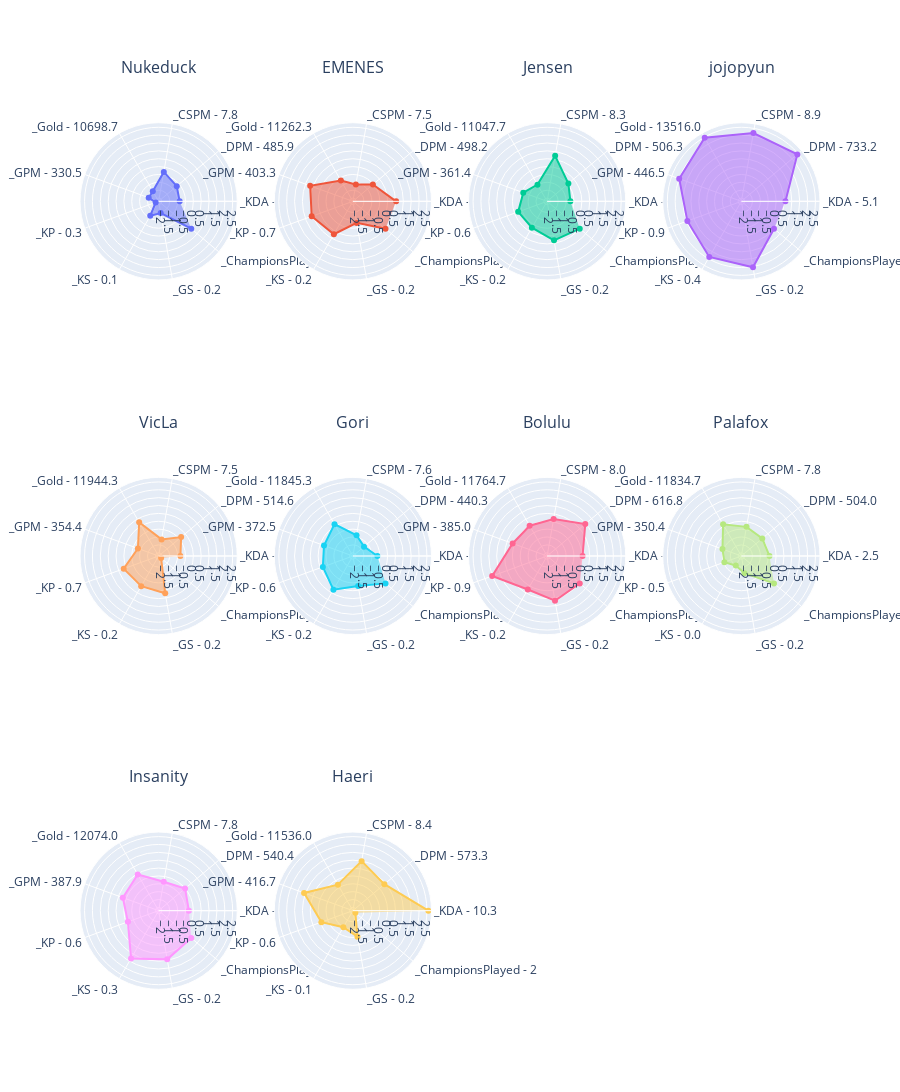

Notebook code cell kept with this figure:
### Code cell
df = players_stats.loc[players_stats["Position"] == positions[2]]
min_value, max_value = get_min_max_value(df, columns)

ROW, COLUMNS = get_rows_columns(df, 4)

fig = get_fig_subplots(df, ROWS, COLUMNS)
for i, player_name in enumerate(df.index):
    _df = df.loc[player_name, columns]
    theta_list = get_theta_list(df, player_name, origin_columns, columns)

    r, c = get_rc(i, COLUMNS)
    fig.add_trace(
        go.Scatterpolar(r=_df, theta=theta_list, fill="toself", name=player_name),
        row=r,
        col=c,
    )

fig.update_layout(
    height=400 * ROWS,
    showlegend=False,
    polar=dict(
        radialaxis=dict(visible=True),
    ),
    title=dict(y=1),
)
fig.update_annotations(yshift=20)
fig.update_polars(radialaxis=dict(range=[min_value - 0.2, max_value + 0.2]))
fig.show()

### Figure 1 — Plotly figure (JSON) as saved in the notebook; plotly's stock layout.template omitted (floating-point values rounded to 4 significant figures)
{"data": [{"fill": "toself", "name": "Nukeduck", "r": [-0.8693, -0.7032, -0.3093, -1.467, -1.535, -2.007, -1.14, -1.45, 0.5], "subplot": "polar", "theta": ["_KDA - 1.3", "_DPM - 485.9", "_CSPM - 7.8", "_Gold - 10698.7", "_GPM - 330.5", "_KP - 0.3", "_KS - 0.1", "_GS - 0.2", "_ChampionsPlayed - 3"], "type": "scatterpolar"}, {"fill": "toself", "name": "EMENES", "r": [0.5403, -0.5475, -1.119, -0.6822, 0.6833, 0.5791, 0.2094, -0.8163, 0.5], "subplot": "polar2", "theta": ["_KDA - 5.0", "_DPM - 498.2", "_CSPM - 7.5", "_Gold - 11262.3", "_GPM - 403.3", "_KP - 0.7", "_KS - 0.2", "_GS - 0.2", "_ChampionsPlayed - 3"], "type": "scatterpolar"}, {"fill": "toself", "name": "Jensen", "r": [-0.7283, -0.4443, 0.729, -0.981, -0.5937, -0.2484, -0.2707, 0.3107, 0.5], "subplot": "polar3", "theta": ["_KDA - 1.7", "_DPM - 506.3", "_CSPM - 8.3", "_Gold - 11047.7", "_GPM - 361.4", "_KP - 0.6", "_KS - 0.2", "_GS - 0.2", "_ChampionsPlayed - 3"], "type": "scatterpolar"}, {"fill": "toself", "name": "jojopyun", "r": [0.5953, 2.437, 2.201, 2.455, 1.999, 1.447, 1.876, 2.047, 0.5], "subplot": "polar4", "theta": ["_KDA - 5.1", "_DPM - 733.2", "_CSPM - 8.9", "_Gold - 13516.0", "_GPM - 446.5", "_KP - 0.9", "_KS - 0.4", "_GS - 0.2", "_ChampionsPlayed - 3"], "type": "scatterpolar"}, {"fill": "toself", "name": "VicLa", "r": [-0.8227, -0.3391, -1.136, 0.2672, -0.8058, 0.1553, 0.01171, 0.2004, -2.0], "subplot": "polar5", "theta": ["_KDA - 1.5", "_DPM - 514.6", "_CSPM - 7.5", "_Gold - 11944.3", "_GPM - 354.4", "_KP - 0.7", "_KS - 0.2", "_GS - 0.2", "_ChampionsPlayed - 2"], "type": "scatterpolar"}, {"fill": "toself", "name": "Gori", "r": [-0.6479, -1.283, -0.8699, 0.1294, -0.2531, -0.1772, 0.2675, -0.2758, 0.5], "subplot": "polar6", "theta": ["_KDA - 1.9", "_DPM - 440.3", "_CSPM - 7.6", "_Gold - 11845.3", "_GPM - 372.5", "_KP - 0.6", "_KS - 0.2", "_GS - 0.2", "_ChampionsPlayed - 3"], "type": "scatterpolar"}, {"fill": "toself", "name": "Bolulu", "r": [0.04607, 0.9591, 0.1805, 0.01712, 0.1266, 1.512, 0.2489, 0.6788, 0.5], "subplot": "polar7", "theta": ["_KDA - 3.7", "_DPM - 616.8", "_CSPM - 8.0", "_Gold - 11764.7", "_GPM - 385.0", "_KP - 0.9", "_KS - 0.2", "_GS - 0.2", "_ChampionsPlayed - 3"], "type": "scatterpolar"}, {"fill": "toself", "name": "Palafox", "r": [-0.4208, -0.4739, -0.3253, 0.1146, -0.9278, -1.058, -1.502, -1.101, 0.5], "subplot": "polar8", "theta": ["_KDA - 2.5", "_DPM - 504.0", "_CSPM - 7.8", "_Gold - 11834.7", "_GPM - 350.4", "_KP - 0.5", "_KS - 0.0", "_GS - 0.2", "_ChampionsPlayed - 3"], "type": "scatterpolar"}, {"fill": "toself", "name": "Insanity", "r": [-0.2835, -0.01159, -0.3396, 0.4477, 0.2135, -0.1273, 1.297, 0.9366, 0.5], "subplot": "polar9", "theta": ["_KDA - 2.9", "_DPM - 540.4", "_CSPM - 7.8", "_Gold - 12074.0", "_GPM - 387.9", "_KP - 0.6", "_KS - 0.3", "_GS - 0.2", "_ChampionsPlayed - 3"], "type": "scatterpolar"}, {"fill": "toself", "name": "Haeri", "r": [2.591, 0.4066, 0.988, -0.3012, 1.093, -0.0754, -0.9969, -0.5307, -2.0], "subplot": "polar10", "theta": ["_KDA - 10.3", "_DPM - 573.3", "_CSPM - 8.4", "_Gold - 11536.0", "_GPM - 416.7", "_KP - 0.6", "_KS - 0.1", "_GS - 0.2", "_ChampionsPlayed - 2"], "type": "scatterpolar"}], "layout": {"annotations": [{"font": {"size": 16}, "showarrow": false, "text": "Nukeduck", "x": 0.1062, "xanchor": "center", "xref": "paper", "y": 1, "yanchor": "bottom", "yref": "paper", "yshift": 20}, {"font": {"size": 16}, "showarrow": false, "text": "EMENES", "x": 0.3688, "xanchor": "center", "xref": "paper", "y": 1, "yanchor": "bottom", "yref": "paper", "yshift": 20}, {"font": {"size": 16}, "showarrow": false, "text": "Jensen", "x": 0.6313, "xanchor": "center", "xref": "paper", "y": 1, "yanchor": "bottom", "yref": "paper", "yshift": 20}, {"font": {"size": 16}, "showarrow": false, "text": "jojopyun", "x": 0.8938, "xanchor": "center", "xref": "paper", "y": 1, "yanchor": "bottom", "yref": "paper", "yshift": 20}, {"font": {"size": 16}, "showarrow": false, "text": "VicLa", "x": 0.1062, "xanchor": "center", "xref": "paper", "y": 0.6111, "yanchor": "bottom", "yref": "paper", "yshift": 20}, {"font": {"size": 16}, "showarrow": false, "text": "Gori", "x": 0.3688, "xanchor": "center", "xref": "paper", "y": 0.6111, "yanchor": "bottom", "yref": "paper", "yshift": 20}, {"font": {"size": 16}, "showarrow": false, "text": "Bolulu", "x": 0.6313, "xanchor": "center", "xref": "paper", "y": 0.6111, "yanchor": "bottom", "yref": "paper", "yshift": 20}, {"font": {"size": 16}, "showarrow": false, "text": "Palafox", "x": 0.8938, "xanchor": "center", "xref": "paper", "y": 0.6111, "yanchor": "bottom", "yref": "paper", "yshift": 20}, {"font": {"size": 16}, "showarrow": false, "text": "Insanity", "x": 0.1062, "xanchor": "center", "xref": "paper", "y": 0.2222, "yanchor": "bottom", "yref": "paper", "yshift": 20}, {"font": {"size": 16}, "showarrow": false, "text": "Haeri", "x": 0.3688, "xanchor": "center", "xref": "paper", "y": 0.2222, "yanchor": "bottom", "yref": "paper", "yshift": 20}], "height": 1200, "polar": {"domain": {"x": [0, 0.2125], "y": [0.7778, 1]}, "radialaxis": {"range": [-2.207, 2.791], "visible": true}}, "polar10": {"domain": {"x": [0.2625, 0.475], "y": [0, 0.2222]}, "radialaxis": {"range": [-2.207, 2.791]}}, "polar11": {"domain": {"x": [0.525, 0.7375], "y": [0, 0.2222]}, "radialaxis": {"range": [-2.207, 2.791]}}, "polar12": {"domain": {"x": [0.7875, 1], "y": [0, 0.2222]}, "radialaxis": {"range": [-2.207, 2.791]}}, "polar2": {"domain": {"x": [0.2625, 0.475], "y": [0.7778, 1]}, "radialaxis": {"range": [-2.207, 2.791]}}, "polar3": {"domain": {"x": [0.525, 0.7375], "y": [0.7778, 1]}, "radialaxis": {"range": [-2.207, 2.791]}}, "polar4": {"domain": {"x": [0.7875, 1], "y": [0.7778, 1]}, "radialaxis": {"range": [-2.207, 2.791]}}, "polar5": {"domain": {"x": [0, 0.2125], "y": [0.3889, 0.6111]}, "radialaxis": {"range": [-2.207, 2.791]}}, "polar6": {"domain": {"x": [0.2625, 0.475], "y": [0.3889, 0.6111]}, "radialaxis": {"range": [-2.207, 2.791]}}, "polar7": {"domain": {"x": [0.525, 0.7375], "y": [0.3889, 0.6111]}, "radialaxis": {"range": [-2.207, 2.791]}}, "polar8": {"domain": {"x": [0.7875, 1], "y": [0.3889, 0.6111]}, "radialaxis": {"range": [-2.207, 2.791]}}, "polar9": {"domain": {"x": [0, 0.2125], "y": [0, 0.2222]}, "radialaxis": {"range": [-2.207, 2.791]}}, "showlegend": false, "title": {"y": 1}}}
